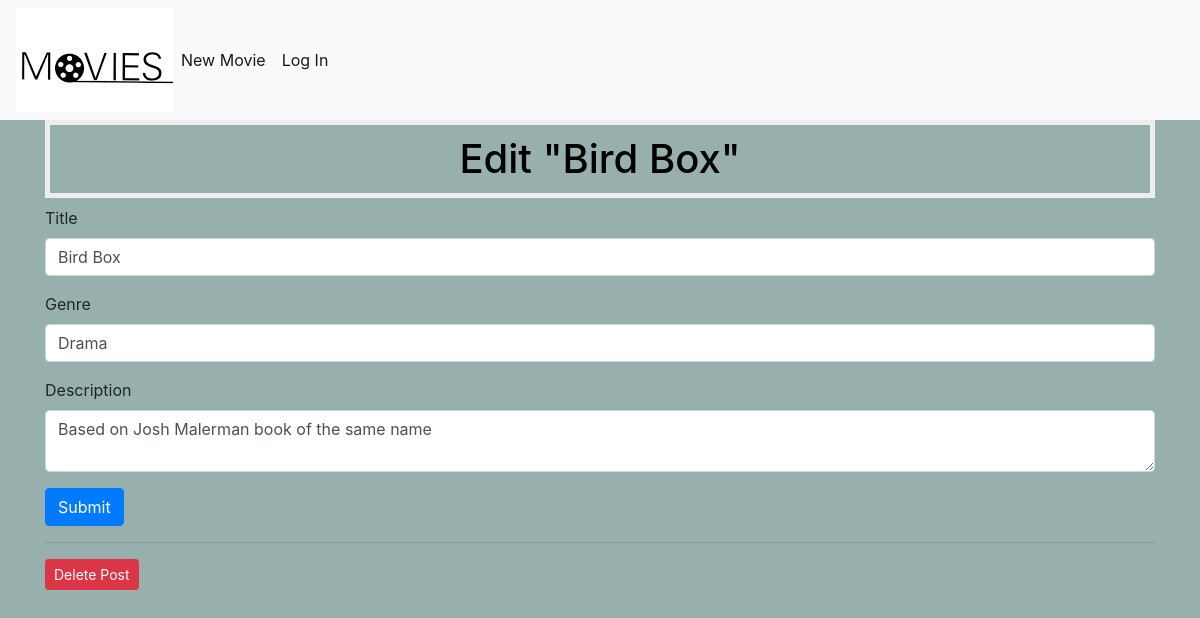
The app's page /1/edit with its own data.
### model.py (models this page shows, shortened)
class Movies(db.Model):
    __tablename__ = "movies"
    moviesId = db.Column(db.Integer, primary_key=True)
    title = db.Column(db.Text, nullable=False)
    genre = db.Column(db.Text, nullable=False)
    description = db.Column(db.Text, nullable=False)

### app.py (the view, shortened to what this page needs)
@app.route('/<int:movie_id>/edit', methods=('GET', 'POST'))
def edit(movie_id):
    movie = controller.get_movie(movie_id)
    return render_template('edit.html', movie=movie)

### controller.py (called while the page is built)
def get_movie(movie_id):
    return Movies.query.filter_by(moviesId=movie_id).first()

### templates/edit.html (shortened to what this page needs)
{% extends 'base.html' %}
{% block content %}
<h1>{% block title %} Edit "{{ movie['title'] }}" {% endblock %}</h1>
<form method="post">
<div class="form-group">
<label for="title">Title</label>
<input type="text" name="title" placeholder="Edit title"
class="form-control"
value="{{ request.form['title'] or movie['title'] }}">
</div>
    <div class="form-group">
<label for="genre">Genre</label>
<input type="text" name="title" placeholder="Edit genre"
class="form-control"
value="{{ request.form['genre'] or movie['genre'] }}">
</div>
<div class="form-group">
<label for="description">Description</label>
<textarea name="content" placeholder="Edit description"
class="form-control">{{ request.form['description'] or
movie['description'] }}</textarea>
</div>
<div class="form-group">
<button type="submit" class="btn btn-primary">Submit</button>
</div>
</form>
<hr>
<form action="{{ url_for('delete', movie_id=movie['moviesId']) }}" method="POST">
<input type="submit" value="Delete Post"
class="btn btn-danger btn-sm"
onclick="return confirm('Are you sure you want to delete this
post?')">
</form>
{% endblock %}

### static/css/style.css (style rules this page uses)
h1 { border: 5px #eee solid; color: black; text-align: center; padding: 10px; }
body { background-color: #97b0ad; }

### records on screen
Movies: title "Bird Box", title "Drama", content "Based on Josh Malerman book of the same name"
